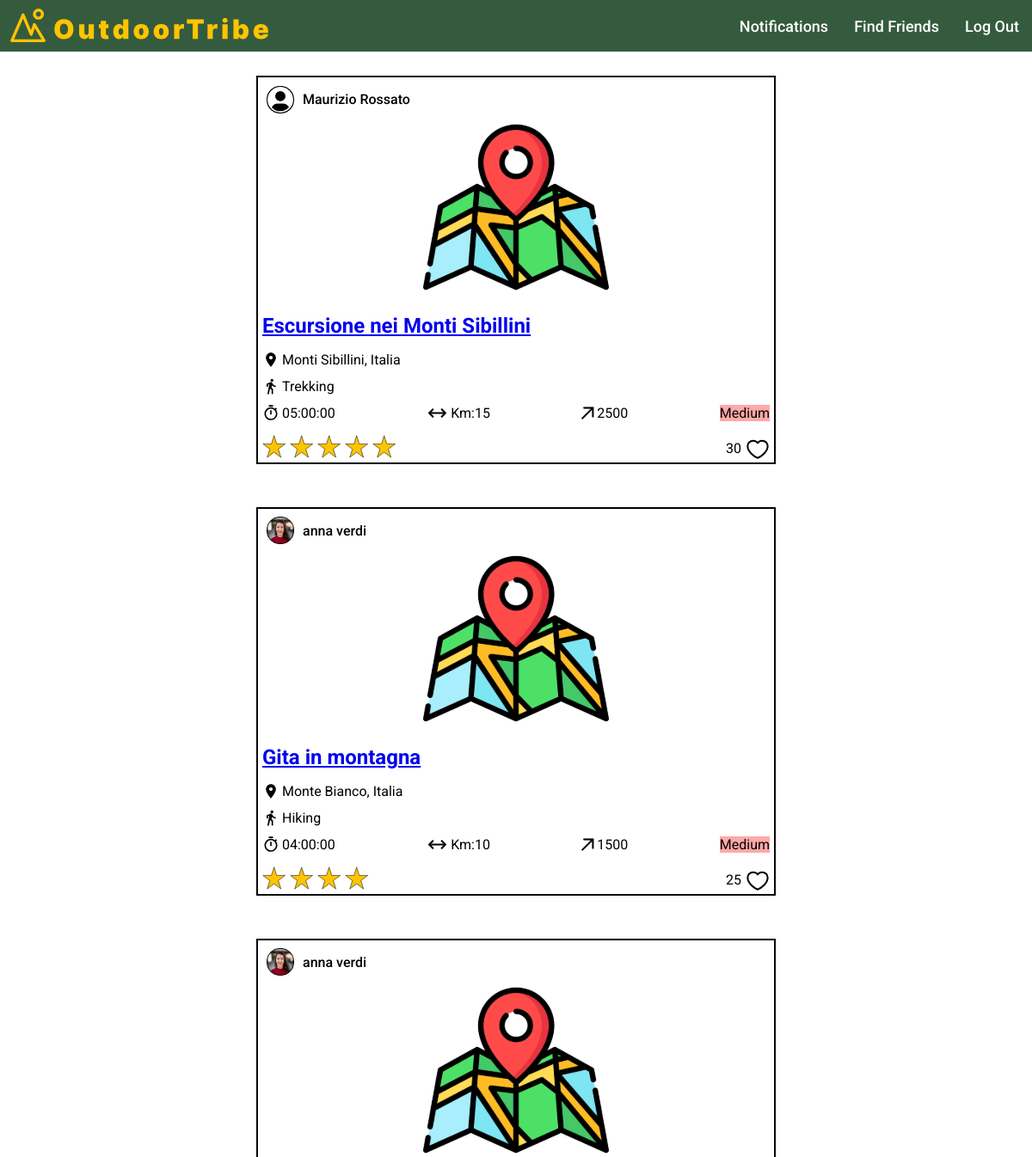
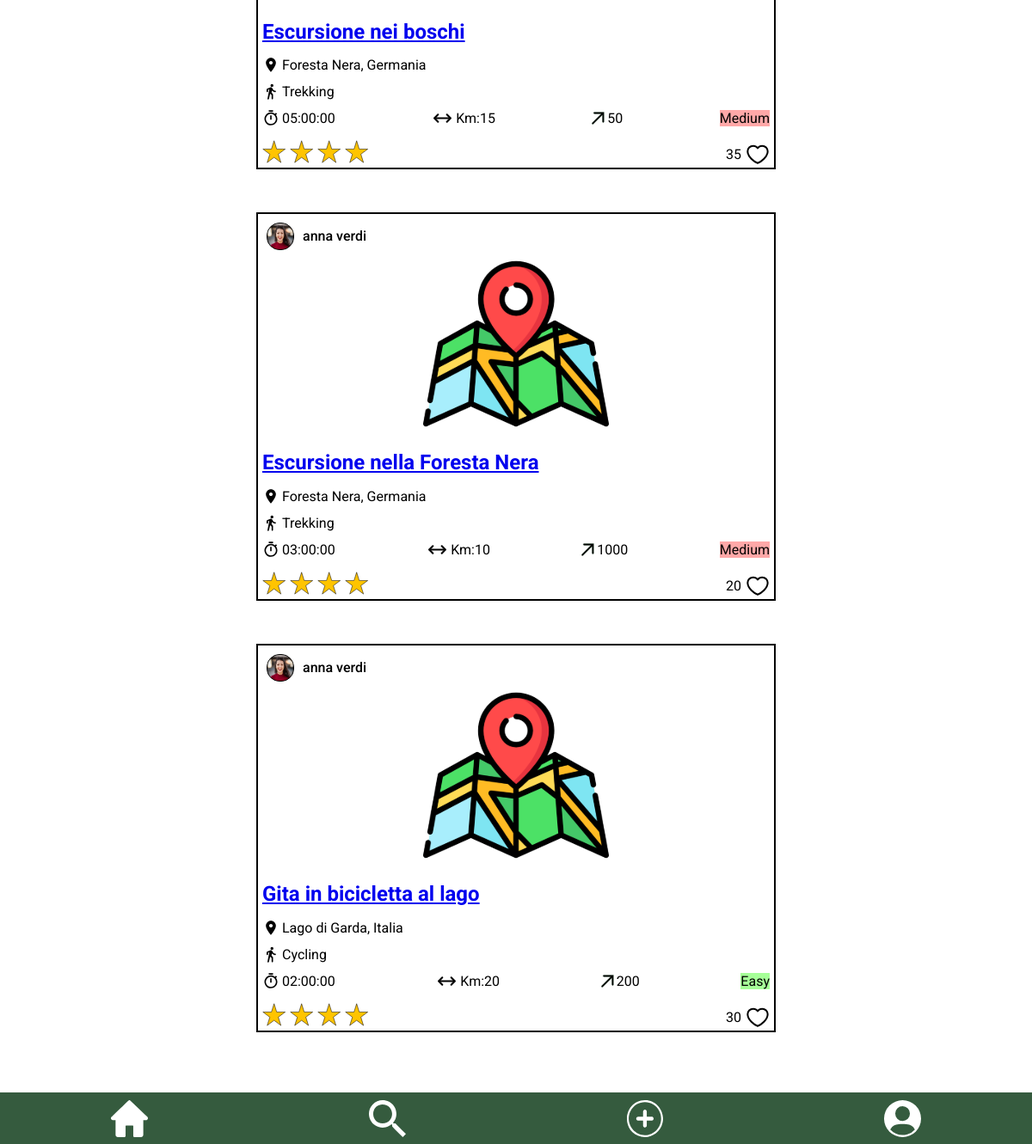
The app's page /public/homepage.php with its own data (2 pictures, top to bottom).
### tables this page shows
CREATE TABLE `post` (
  `id` int NOT NULL,
  `user_id` int NOT NULL,
  `title` varchar(255) NOT NULL,
  `location` varchar(100) NOT NULL,
  `activity` varchar(100) NOT NULL,
  `duration` time NOT NULL,
  `length` float NOT NULL,
  `max_altitude` float NOT NULL,
  `min_altitude` float NOT NULL,
  `max_ascent` float NOT NULL,
  `min_descent` float NOT NULL,
  `difficulty` varchar(6) NOT NULL,
  `rating` int NOT NULL,
  `likes` int DEFAULT NULL,
  `created_at` timestamp NOT NULL DEFAULT CURRENT_TIMESTAMP
);

CREATE TABLE `user` (
  `id` int NOT NULL,
  `name` varchar(100) NOT NULL,
  `surname` varchar(100) NOT NULL,
  `email` varchar(100) NOT NULL,
  `password` varchar(100) NOT NULL
);

CREATE TABLE `photo` (
  `id` int NOT NULL,
  `post_id` int DEFAULT NULL,
  `user_id` int DEFAULT NULL,
  `name` text NOT NULL
);

### templates/post.php (the view)
<div class="post-container">
  <div class="username-container">
    <img class="user-picture" src="<?php echo $profile_photo_url; ?>" alt="username-picture">
    <p class="username"><?php echo $username; ?></p>
  </div>
  <div class="photo-container">
    <div class="map">
      <img src="./../assets/icons/map.svg" alt="post-picture">
    </div>
  </div>
  <div class="info-container">
    <div class="title">
      <?php if (!$is_post_details): ?>
        <h2><a href="post_details.php?id=<?php echo $post_id; ?>"><?php echo $title; ?></a></h2>
      <?php else: ?>
        <h2><?php echo $title; ?></h2>
      <?php endif; ?>
    </div>
    <div class="location">
      <img src="./../assets/icons/location.svg" alt="location-icon">
      <p><?php echo $location; ?></p>
    </div>
    <div class="activity">
      <img src="./../assets/icons/activity.svg" alt="activity-icon">
      <p><?php echo $activity; ?></p>
    </div>
    <div class="details-container">
      <div class="duration">
        <img src="./../assets/icons/time.svg" alt="duration-activity-icon">
        <p><?php echo $duration; ?></p>
      </div>
      <div class="length">
        <img src="./../assets/icons/length.svg" alt="length-activity-icon">
        <p>Km:<?php echo $length; ?></p>
      </div>
      <div class="altitude">
        <img src="./../assets/icons/altitude.svg" alt="altitude-activity-icon">
        <p><?php echo $altitude; ?></p>
      </div>
      <div class="difficulty-<?php echo strtolower($difficulty); ?>">
        <p><?php echo $difficulty; ?></p>
      </div>
    </div>
    <div class="rating-likes">
      <div class="rating">
        <?php for($i=0; $i<$rating; $i++) { ?>
                <img src="./../assets/icons/star.svg" alt="rating-icon">
        <?php } ?>
      </div>
      <div class="likes">
        <p><?php echo $likes?></p>
        <img src="./../assets/icons/like.svg" alt="like-icon">
      </div>
    </div>
  </div>
</div>

### public/homepage.php (shortened to what this page needs)
<?php
include("./../server/connection.php");
?>
<!DOCTYPE html>
<html lang="en">
<head>
  <link rel="stylesheet" href="./../templates/styles/header.css">
  <link rel="stylesheet" href="./../templates/styles/footer.css">
  <link rel="stylesheet" href="./../templates/styles/post.css">
  <link rel="stylesheet" href="./styles/homepage.css">
</head>
<body>
  <main>
    <?php
    $current_user_id = 5;
    $query_search = "SELECT post.*, user.name, user.surname
          FROM post
          INNER JOIN follow ON post.user_id = follow.followed_id
          INNER JOIN user ON post.user_id = user.id
          WHERE follow.follower_id = ?
          ORDER BY post.created_at DESC";
    $stmt = $conn->prepare($query_search);
    $stmt->bind_param("i", $current_user_id);
    $stmt->execute();
    $result_search = $stmt->get_result();
    if ($result_search->num_rows > 0) {
      while ($row = $result_search->fetch_assoc()) {
        $query_photo_profile = "SELECT name FROM photo WHERE user_id = $row[user_id] AND post_id IS NULL";
        $result_photo_profile = $conn->query($query_photo_profile);
        if ($result_photo_profile->num_rows > 0) {
          $photo_profile_row = $result_photo_profile->fetch_assoc();
          $profile_photo_url = "./../uploads/photos/profile/" . $photo_profile_row['name'];
        } else {
          $profile_photo_url = "./../assets/icons/profile.svg";
        }
        $post_id = $row['id'];
        $username = $row['name'] . ' ' . $row['surname'];
        $title = $row['title'];
        $location = $row['location'];
        $activity = $row['activity'];
        $duration = $row['duration'];
        $length = $row['length'];
        $altitude = $row['max_altitude'];
        $difficulty = $row['difficulty'];
        $rating = $row['rating'];
        $likes = $row['likes'];
        $is_post_details = false;
        include ('./../templates/post.php');
      }
    } else {
      echo "Nessun post disponibile";
    }
    ?>
  </main>
</body>
</html>

### templates/styles/header.css (style rules this page uses)
header { font-family: "Roboto", sans-serif; height: 60px; display: flex; flex-direction: row; background-color: #355B3E; align-items:center; max-width: 2000px; margin: auto; position: fixed; top: 0; left: 0; right: 0; }
.left-section { flex: 1; display: flex; }
.right-section { display: flex; align-items: center; }
.logo { margin-left: 10px; height: 45px; }
.menu { position: absolute; top: 65px; right: 0px; width: 130px; background-color: #355B3E; color: #ffffff; padding: 20px; align-items: center; }
.menu a { color: #ffffff; font-weight: 500; font-size: 18px; text-decoration: none; padding: 0 15px; }
@media screen and (min-width: 769px) { .menu { position: static; width: auto; background-color: transparent; color: inherit; padding: 0; display: flex; flex-direction: row; } }

### templates/styles/footer.css (style rules this page uses)
.footer-nav { height: 60px; display: flex; flex-direction: row; background-color: #355B3E; align-items:center; max-width: 2000px; margin: auto; justify-content:space-around; position: fixed; bottom: 0; left: 0; right: 0; }
.footer-nav img { height: 43px; margin-top: 5px; }

### templates/styles/post.css (style rules this page uses)
.post-container { display: flex; flex-direction: column; justify-content: center; margin-top: 50px; margin-bottom: 30px; border: 2px solid black; min-width: 400px; }
.username-container { margin-left: 10px; display: flex; align-items: center; }
.user-picture { height: 30px; width: 30px; background-color: black; border: 1.2px solid black; border-radius: 15px; }
.username { margin-left: 10px; font-weight: 500; }
.photo-container { display: flex; justify-content: center; }
.map img { max-height: 200px; }
.title h2 { color: #355B3E; }
.location, .activity, .duration, .length, .altitude, .details-container, .rating-likes, .likes { display: flex; }
.likes { align-items: center; }
.likes p { margin: 0 5px; }
.location, .activity, .details-container { margin-top: -20px; }
.rating-likes img { min-height: 28px; }
.details-container, .rating-likes { justify-content: space-between; }
.location img, .activity img, .duration img { min-height: 20px; margin-right: 3px; }
.length img { min-width: 25px; margin-right: 3px; }
.altitude img { min-width: 15px; margin-right: 3px; }
.info-container { margin: 0 5px; }
.difficulty-easy p { background-color: #A6FF98; }
.difficulty-medium p { background-color: #FFA8A8; }
@media screen and (min-width: 900px) { .post-container { min-width: 600px; } }

### public/styles/homepage.css (style rules this page uses)
body { display: flex; justify-content: center; font-family: "Roboto", sans-serif; margin-bottom: 100px; }
main { margin-top: 30px; }
.post-container { display: flex; flex-direction: column; justify-content: center; margin-top: 50px; margin-bottom: 30px; border: 2px solid black; min-width: 400px; }
.username-container { margin-left: 10px; display: flex; align-items: center; }
.user-picture { height: 30px; width: 30px; background-color: black; border: 1.2px solid black; border-radius: 15px; }
.username { margin-left: 10px; font-weight: 500; }
.photo-container { display: flex; justify-content: center; }
.map img { max-height: 200px; }
.location, .activity, .duration, .length, .altitude, .details-countainer, .rating-likes { display: flex; }
.location, .activity, .details-countainer { margin-top: -20px; }
.rating-likes img { min-height: 28px; }
.details-countainer, .rating-likes { justify-content: space-between; }
.location img, .activity img, .duration img { min-height: 20px; margin-right: 3px; }
.length img { min-width: 25px; margin-right: 3px; }
.altitude img { min-width: 15px; margin-right: 3px; }
.info-container { margin: 0 5px; }
.difficulty-easy p { background-color: #A6FF98; }
.difficulty-medium p { background-color: #FFA8A8; }
@media screen and (min-width: 900px) { .post-container { min-width: 600px; } }

### records on screen
post: shows a picture, user.surname "Maurizio Rossato", title "Escursione nei Monti Sibillini", location "Monti Sibillini, Italia", activity "Trekking", duration "05:00:00", length "15", max_altitude "2500", difficulty "Medium", rating 5 (drawn), likes "30"
post: photo.name (picture), user.surname "anna verdi", title "Gita in montagna", location "Monte Bianco, Italia", activity "Hiking", duration "04:00:00", length "10", max_altitude "1500", difficulty "Medium", rating 4 (drawn), likes "25"
post: photo.name (picture), user.surname "anna verdi", title "Escursione nei boschi", location "Foresta Nera, Germania", activity "Trekking", duration "05:00:00", length "15", max_altitude "50", difficulty "Medium", rating 4 (drawn), likes "35"
post: photo.name (picture), user.surname "anna verdi", title "Escursione nella Foresta Nera", location "Foresta Nera, Germania", activity "Trekking", duration "03:00:00", length "10", max_altitude "1000", difficulty "Medium", rating 4 (drawn), likes "20"
post: photo.name (picture), user.surname "anna verdi", title "Gita in bicicletta al lago", location "Lago di Garda, Italia", activity "Cycling", duration "02:00:00", length "20", max_altitude "200", difficulty "Easy", rating 4 (drawn), likes "30"
